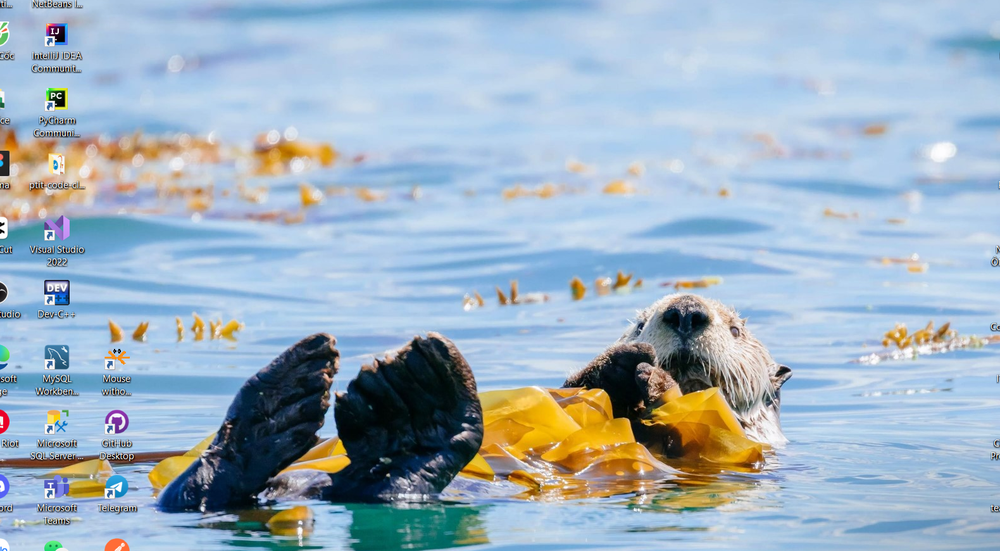
#> input picture Features Detection/img1.png, 1000 x 551 px, shrunk from 1580 x 870 before the run
$ python sift.py
#> lines starting #> are read from the running program, lines starting #| are printed output that depends on the picture; after the words box and inside, x2 and y2 are one past the last pixel; in counts of white or black regions, pixels touching at a corner belong together
import numpy as np
import cv2 as cv
img = cv.imread('img1.png')
#> img is the input picture: shape (551, 1000, 3); mean B, G, R 193.3, 177.9, 158.9
gray= cv.cvtColor(img,cv.COLOR_BGR2GRAY)
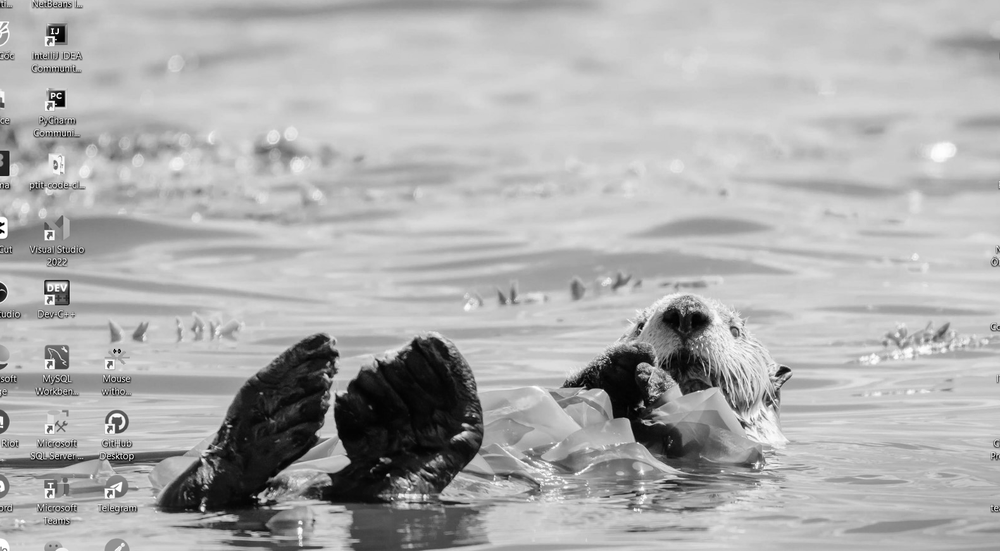
#> gray: shape (551, 1000); min 0, max 255, mean 174
sift = cv.SIFT_create()
kp = sift.detect(gray,None)
#> kp = 1830 keypoints; strongest (x, y, size): (60, 103, 6.3), (202, 509, 3.1), (388, 475, 2.3), (53, 102, 2)
img=cv.drawKeypoints(gray,kp, img)
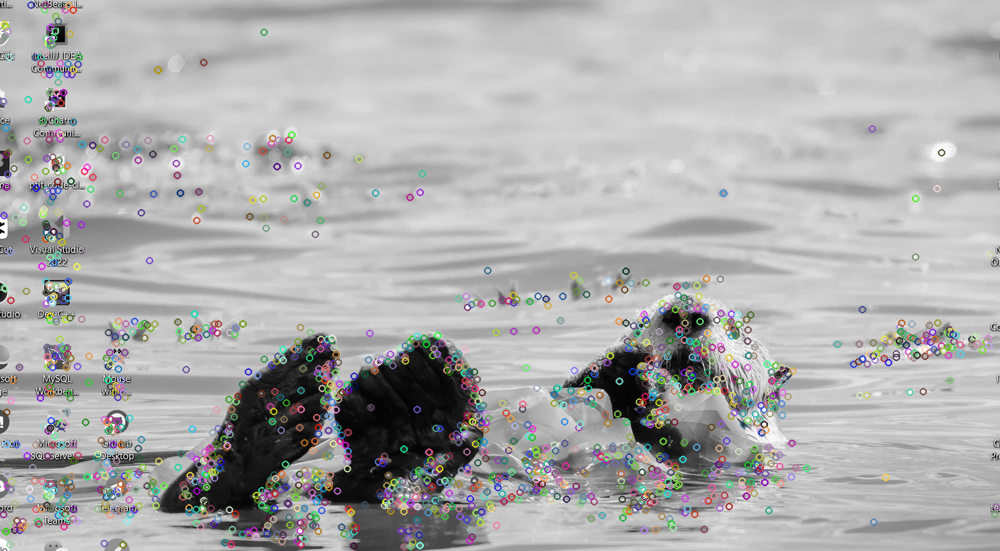
#> img: shape (551, 1000, 3); mean B, G, R 173.1, 173.2, 173.3
cv.imwrite('sift_keypoints.jpg',img)

img=cv.drawKeypoints(gray,kp,img, flags=cv.DRAW_MATCHES_FLAGS_DRAW_RICH_KEYPOINTS)
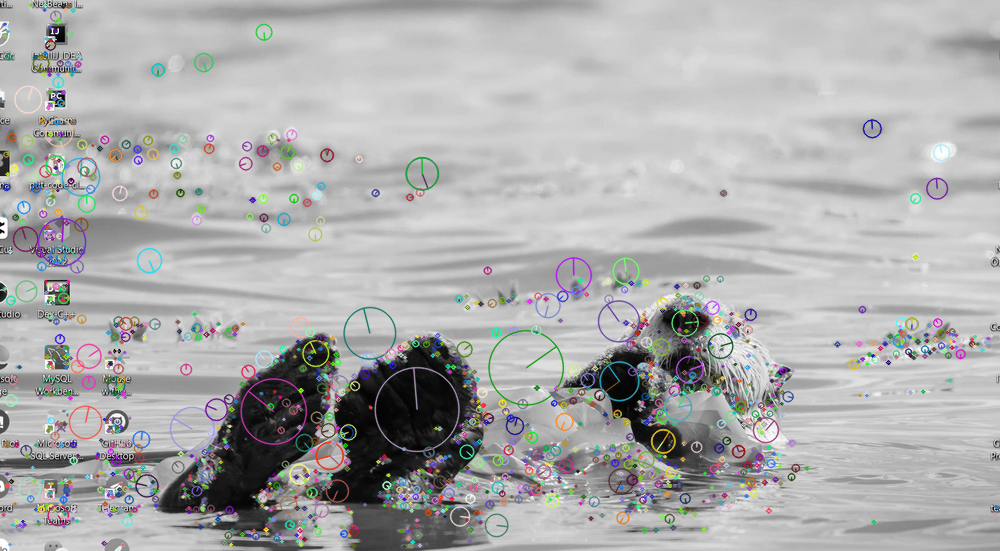
#> img: shape (551, 1000, 3); 16.27% of pixels changed, all inside (x1, y1, x2, y2) = (0, 1, 1000, 551)
cv.imwrite('sift_keypoints1.jpg',img)

sift = cv.SIFT_create()
kp, des = sift.detectAndCompute(gray,None)

$ run again, with Features Detection/img2.png copied over Features Detection/img1.png
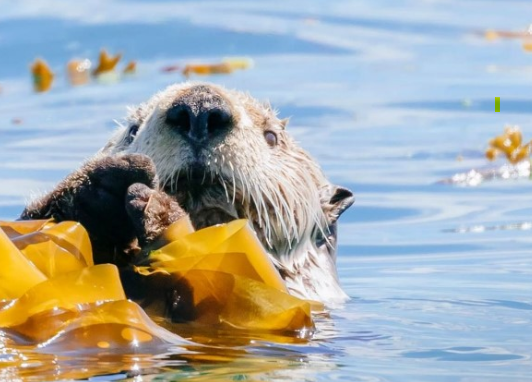
#> input picture Features Detection/img2.png, 532 x 382 px
#> img is the input picture: shape (382, 532, 3); mean B, G, R 168.1, 170.7, 166.1
#> `gray= cv.cvtColor(img,cv.COLOR_BGR2GRAY)`:
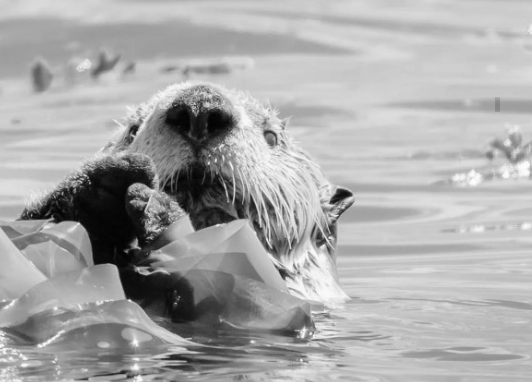
#> gray: shape (382, 532); min 1, max 254, mean 169
#> kp = 876 keypoints; strongest (x, y, size): (341, 195, 9), (134, 129, 6.1), (102, 209, 55.3), (198, 125, 37.8)
#> `img=cv.drawKeypoints(gray,kp,img, flags=cv.DRAW_MATCHES_FLAGS_DRAW_RIC..`:
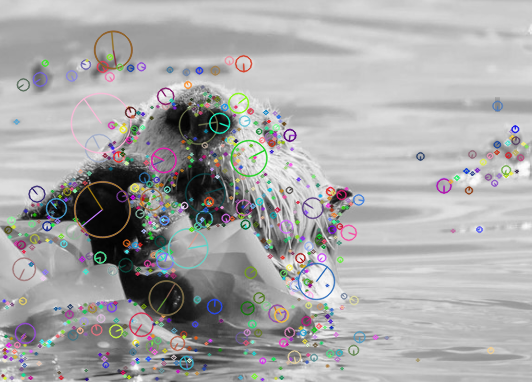
#> img: shape (382, 532, 3); mean B, G, R 168.2, 168, 168.4
